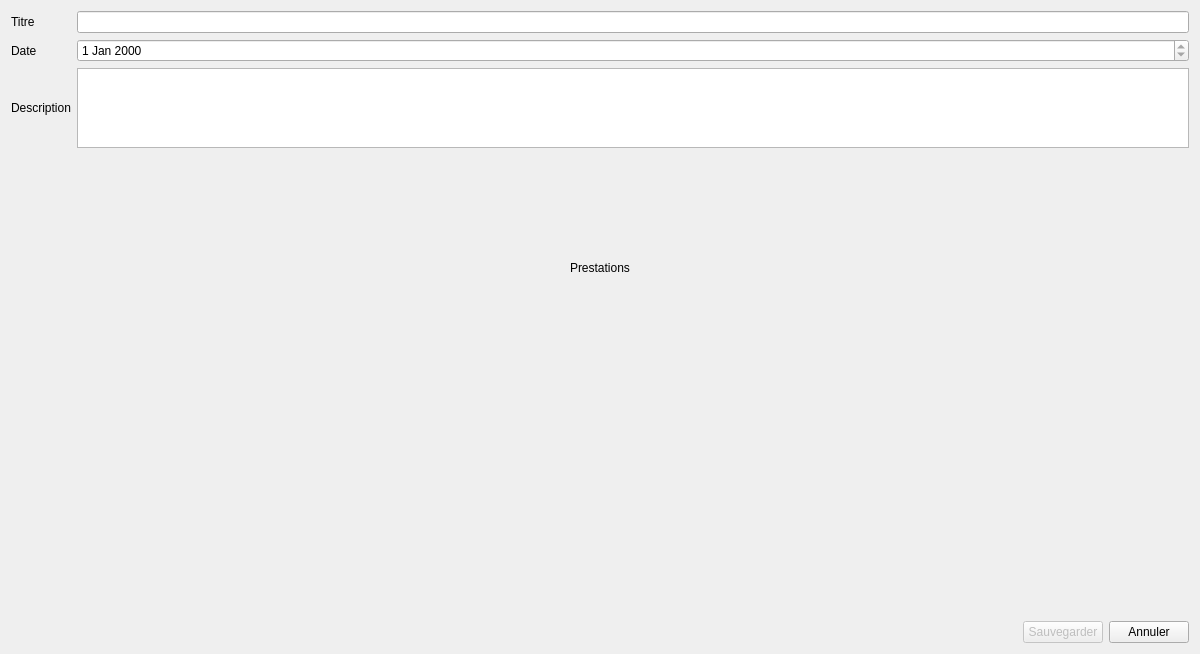
<?xml version="1.0" encoding="UTF-8"?>
<ui version="4.0">
 <class>AddQuoteDialog</class>
 <widget class="QDialog" name="AddQuoteDialog">
  <property name="geometry">
   <rect>
    <x>0</x>
    <y>0</y>
    <width>1200</width>
    <height>654</height>
   </rect>
  </property>
  <property name="windowTitle">
   <string>Devis n°XX</string>
  </property>
  <property name="windowIcon">
   <iconset resource="../../icons.qrc">
    <normaloff>:/icons/FactDev</normaloff>:/icons/FactDev</iconset>
  </property>
  <layout class="QGridLayout" name="_2">
   <item row="9" column="0" colspan="2">
    <layout class="QHBoxLayout" name="horizontalLayout_2">
     <item>
      <spacer name="horizontalSpacer">
       <property name="orientation">
        <enum>Qt::Horizontal</enum>
       </property>
       <property name="sizeHint" stdset="0">
        <size>
         <width>40</width>
         <height>20</height>
        </size>
       </property>
      </spacer>
     </item>
     <item>
      <widget class="QPushButton" name="btnSave">
       <property name="enabled">
        <bool>false</bool>
       </property>
       <property name="text">
        <string>Sauvegarder</string>
       </property>
       <property name="icon">
        <iconset resource="../../icons.qrc">
         <normaloff>:/icons/img/ok_valid.png</normaloff>:/icons/img/ok_valid.png</iconset>
       </property>
      </widget>
     </item>
     <item>
      <widget class="QPushButton" name="btnCancel">
       <property name="text">
        <string>Annuler</string>
       </property>
       <property name="icon">
        <iconset resource="../../icons.qrc">
         <normaloff>:/icons/img/cancel.png</normaloff>:/icons/img/cancel.png</iconset>
       </property>
      </widget>
     </item>
    </layout>
   </item>
   <item row="3" column="0">
    <widget class="QLabel" name="label_3">
     <property name="text">
      <string>Description</string>
     </property>
    </widget>
   </item>
   <item row="2" column="0">
    <widget class="QLabel" name="label_2">
     <property name="text">
      <string>Date</string>
     </property>
    </widget>
   </item>
   <item row="0" column="0">
    <widget class="QLabel" name="label">
     <property name="text">
      <string>Titre</string>
     </property>
    </widget>
   </item>
   <item row="3" column="1">
    <widget class="QTextEdit" name="leDescription">
     <property name="sizePolicy">
      <sizepolicy hsizetype="Minimum" vsizetype="Minimum">
       <horstretch>0</horstretch>
       <verstretch>0</verstretch>
      </sizepolicy>
     </property>
     <property name="maximumSize">
      <size>
       <width>16777215</width>
       <height>80</height>
      </size>
     </property>
    </widget>
   </item>
   <item row="2" column="1">
    <widget class="QDateEdit" name="dateEditQuote">
     <property name="readOnly">
      <bool>true</bool>
     </property>
     <property name="calendarPopup">
      <bool>false</bool>
     </property>
    </widget>
   </item>
   <item row="5" column="0" colspan="2">
    <widget class="QWidget" name="wdgContributories" native="true"/>
   </item>
   <item row="4" column="0" colspan="2">
    <widget class="QLabel" name="label_4">
     <property name="text">
      <string>Prestations</string>
     </property>
     <property name="alignment">
      <set>Qt::AlignCenter</set>
     </property>
    </widget>
   </item>
   <item row="0" column="1">
    <widget class="Gui::Widgets::CheckFields::CheckUntilField" name="leQuoteTitle"/>
   </item>
  </layout>
 </widget>
 <customwidgets>
  <customwidget>
   <class>Gui::Widgets::CheckFields::CheckUntilField</class>
   <extends>QLineEdit</extends>
   <header>gui/widgets/checkfields/checkuntilfield.h</header>
   <slots>
    <slot>fieldTextChanged(QString)</slot>
   </slots>
  </customwidget>
 </customwidgets>
 <tabstops>
  <tabstop>leQuoteTitle</tabstop>
  <tabstop>dateEditQuote</tabstop>
  <tabstop>leDescription</tabstop>
  <tabstop>btnSave</tabstop>
  <tabstop>btnCancel</tabstop>
 </tabstops>
 <resources>
  <include location="../../icons.qrc"/>
 </resources>
 <connections>
  <connection>
   <sender>btnSave</sender>
   <signal>released()</signal>
   <receiver>AddQuoteDialog</receiver>
   <slot>accept()</slot>
   <hints>
    <hint type="sourcelabel">
     <x>1034</x>
     <y>584</y>
    </hint>
    <hint type="destinationlabel">
     <x>1211</x>
     <y>754</y>
    </hint>
   </hints>
  </connection>
  <connection>
   <sender>btnCancel</sender>
   <signal>released()</signal>
   <receiver>AddQuoteDialog</receiver>
   <slot>reject()</slot>
   <hints>
    <hint type="sourcelabel">
     <x>1137</x>
     <y>584</y>
    </hint>
    <hint type="destinationlabel">
     <x>1490</x>
     <y>751</y>
    </hint>
   </hints>
  </connection>
 </connections>
 <slots>
  <signal>contributoriesChanged()</signal>
  <slot>updateBtn()</slot>
 </slots>
</ui>
